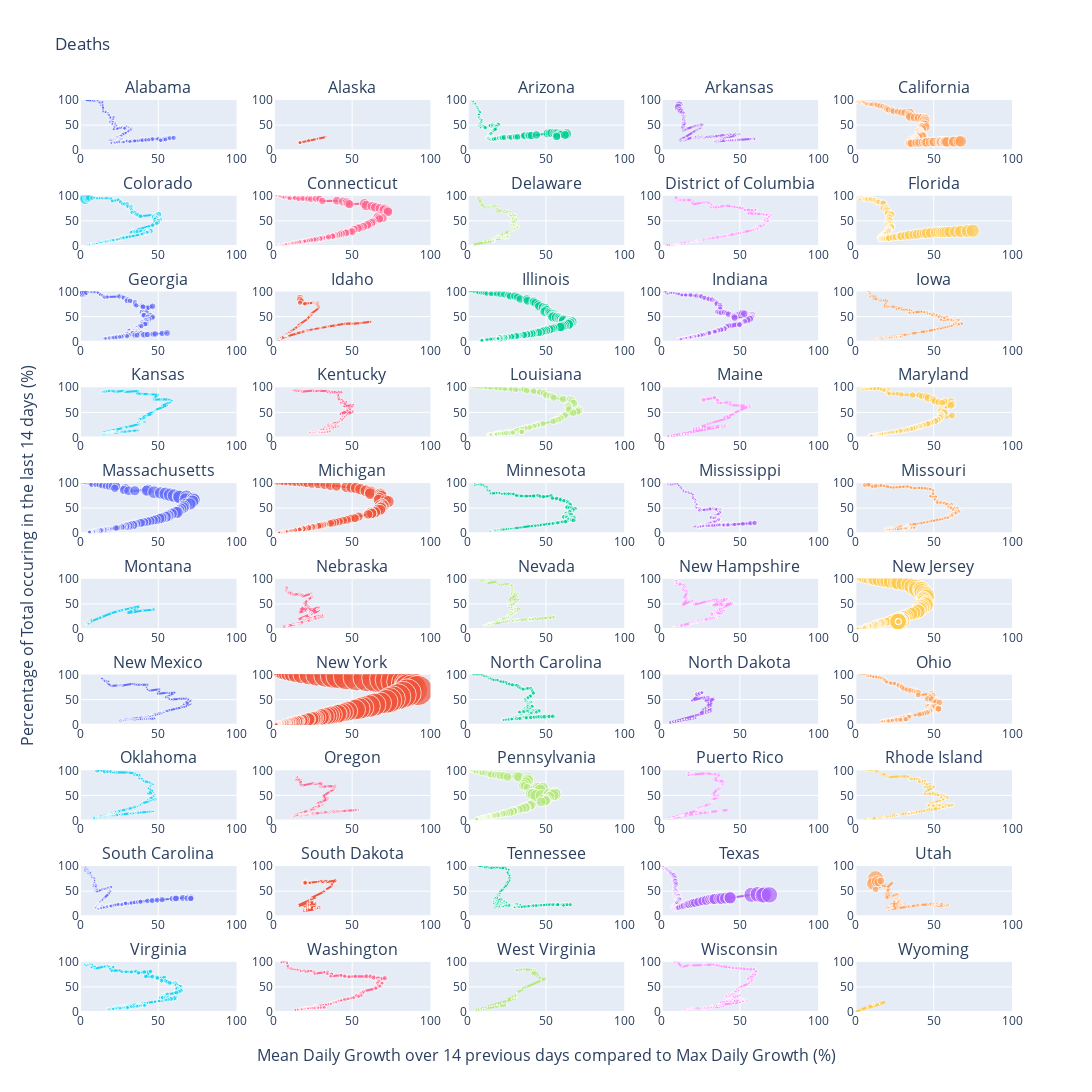

The notebook cell this image was saved under:
### Code cell
nc= 50
rows=10
cols=5
list_top_24_states = daily_cases_US.sort_values(daily_cases_US.columns[-2], ascending=False).reset_index()['Province_State'][:nc].to_list()    
st_us.value = list_top_24_states

if cases_us.value == 'Confirmed Cases':

    daily_cases_US_2 = plot_phase_space_US_several(daily_cases_US, 
                                           title = cases_us.value, time_window=int(tw_us.value), 
                                           n_cases = min_us.value, state=st_us.value, rows=rows, cols=cols)
elif cases_us.value == 'Deaths':
    daily_deaths_US_2 = plot_phase_space_US_several(daily_deaths_US.drop(columns='Population'), 
                                            title = cases_us.value, time_window=int(tw_us.value), 
                                            n_cases = min_us.value, state=st_us.value,rows=rows, cols=cols)
else:
    print('ERROR in dataframe')
